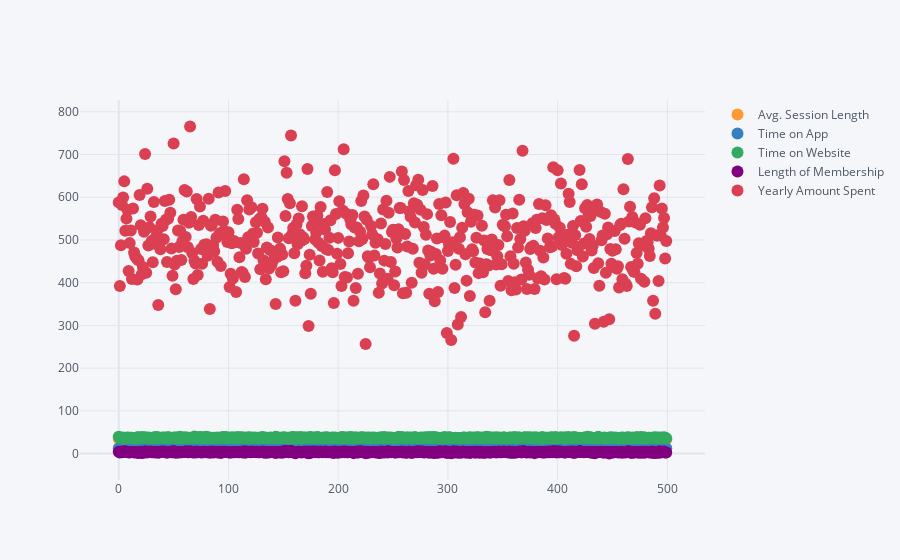

The code cell stored with this chart in its notebook:
### Code cell
df.iplot(kind='scatter',mode='markers')

### Figure 1 — Plotly figure (JSON) as saved in the notebook; plotly's stock layout.template omitted (floating-point values rounded to 4 significant figures; data arrays with more than 128 entries replaced by an {"elided": "..."} marker saying what was removed)
{"data": [{"line": {"color": "rgba(255, 153, 51, 1.0)", "dash": "solid", "shape": "linear", "width": 1.3}, "marker": {"size": 12, "symbol": "circle"}, "mode": "markers", "name": "Avg. Session Length", "text": "", "type": "scatter", "x": {"elided": "500 int values"}, "y": {"elided": "500 float values"}}, {"line": {"color": "rgba(55, 128, 191, 1.0)", "dash": "solid", "shape": "linear", "width": 1.3}, "marker": {"size": 12, "symbol": "circle"}, "mode": "markers", "name": "Time on App", "text": "", "type": "scatter", "x": {"elided": "500 int values"}, "y": {"elided": "500 float values"}}, {"line": {"color": "rgba(50, 171, 96, 1.0)", "dash": "solid", "shape": "linear", "width": 1.3}, "marker": {"size": 12, "symbol": "circle"}, "mode": "markers", "name": "Time on Website", "text": "", "type": "scatter", "x": {"elided": "500 int values"}, "y": {"elided": "500 float values"}}, {"line": {"color": "rgba(128, 0, 128, 1.0)", "dash": "solid", "shape": "linear", "width": 1.3}, "marker": {"size": 12, "symbol": "circle"}, "mode": "markers", "name": "Length of Membership", "text": "", "type": "scatter", "x": {"elided": "500 int values"}, "y": {"elided": "500 float values"}}, {"line": {"color": "rgba(219, 64, 82, 1.0)", "dash": "solid", "shape": "linear", "width": 1.3}, "marker": {"size": 12, "symbol": "circle"}, "mode": "markers", "name": "Yearly Amount Spent", "text": "", "type": "scatter", "x": {"elided": "500 int values"}, "y": {"elided": "500 float values"}}], "layout": {"legend": {"bgcolor": "#F5F6F9", "font": {"color": "#4D5663"}}, "paper_bgcolor": "#F5F6F9", "plot_bgcolor": "#F5F6F9", "title": {"font": {"color": "#4D5663"}}, "xaxis": {"gridcolor": "#E1E5ED", "showgrid": true, "tickfont": {"color": "#4D5663"}, "title": {"font": {"color": "#4D5663"}, "text": ""}, "zerolinecolor": "#E1E5ED"}, "yaxis": {"gridcolor": "#E1E5ED", "showgrid": true, "tickfont": {"color": "#4D5663"}, "title": {"font": {"color": "#4D5663"}, "text": ""}, "zerolinecolor": "#E1E5ED"}}}
